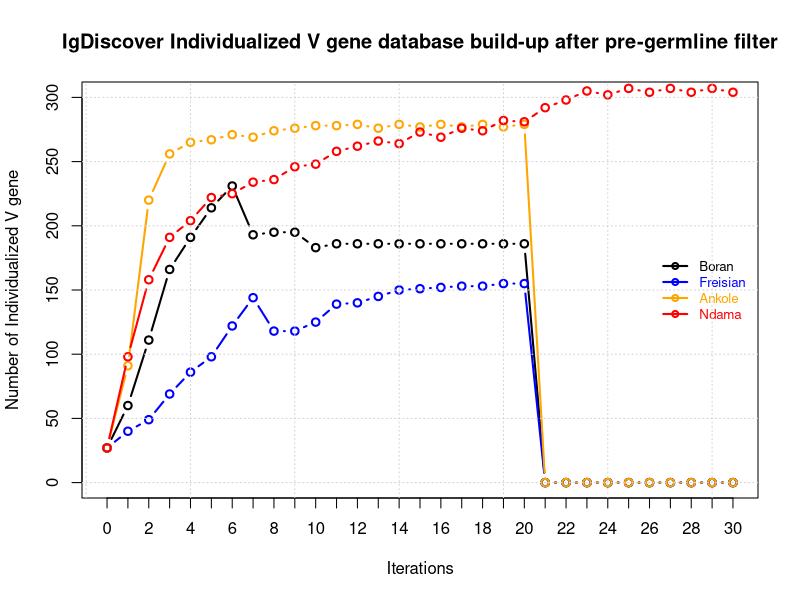
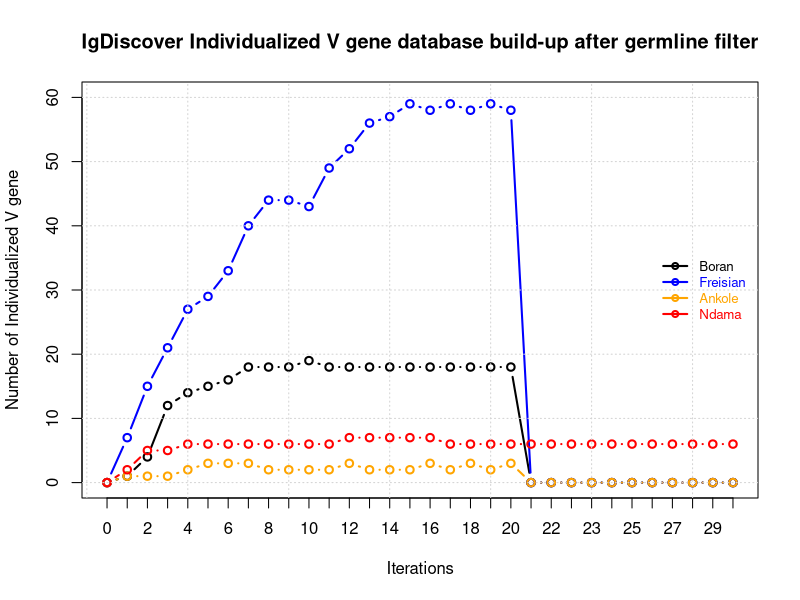

Source code (R) for these figures, in order:
#create a matrix of values of pre-germline filter 
rounds <- matrix(c(00, 27, 27, 27, 27, 01, 60, 40, 91,98, 02, 111, 49, 220, 158, 03, 166, 69, 256, 191, 04,
                   191, 86, 265, 204, 05, 214, 98, 267, 222, 06, 231, 122, 271, 225, 07, 193, 144, 269,
                   234, 08, 195, 118, 274, 236, 09, 195, 118, 276, 246, 10, 183, 125, 278, 248, 11, 186, 139, 278, 258,
                   12, 186, 140, 279, 262, 13, 186, 145, 276, 266, 14, 186, 150, 279, 264, 15, 186, 151, 277, 273,
                   16, 186, 152, 279, 269, 17, 186, 153, 277, 276, 18, 186, 153, 279, 274, 
                   19, 186, 155, 277, 282, 20, 186, 155, 279, 281, 21,0 ,0 ,0 , 292,
                   22,0 ,0 ,0 ,298, 23,0 ,0 ,0 ,305, 24, 0 ,0 ,0 ,302, 25, 0 ,0 ,0 ,307, 26
                   ,0 ,0 ,0 , 304, 27,0 ,0 ,0 ,307, 28,0 ,0 ,0 ,304, 29,0 ,0 ,0 ,307, 30,0 ,0 ,0 ,304), ncol = 5, byrow = T)

colnames(rounds) <- c("Iterations","Boran", "Freisian", "Ankole", "Ndama")
rounds_df <- as.data.frame(rounds)
tail(rounds_df)
# Draw a line graph 
plot(rounds_df$Boran, type = "b", lwd = 2, xaxt = "n", ylim = c(0,300), color = "black", 
     xlab = "Iterations", ylab = "Number of Individualized V gene", main = "IgDiscover Individualized V gene database build-up after pre-germline filter")
axis(1, at=1:length(rounds_df$Iterations), labels = rounds_df$Iterations)
lines(rounds_df$Freisian, col = "blue",  type = "b",lwd = 2)
lines(rounds_df$Ankole, col = "orange",  type = "b",lwd = 2)
lines(rounds_df$Ndama, col = "red",  type = "b",lwd = 2)
legend("right", legend = c("Boran", "Freisian", "Ankole", "Ndama"), lty = 1, lwd = 2, 
       pch = 21, col = c("black", "blue", "orange", "red"), ncol = 1, bty = "n", cex = 0.8,
       text.col =  c("black", "blue", "orange", "red"), inset = 0.01, horiz = F)
grid()


#create a matrix of values of germline filter 

germline_rounds <- matrix(c(0,0,0,0,0,1,1,7,1,2,2,4,15,1,5,3,12,21,1,5,4,14,27,2,6,5,15,29,3,6,
                            6,16,33,3,6,7,18,40,3,6,8,18,44,2,6,9,18,44,2,6,10,19,43,2,6,11,18,49,2,6,
                            12,18,52,3,7,13,18,56,2,7,14,18,57,2,7,15,18,59,2,7,16,18,58,3,7,
                            17,18,59,2,6,18,18,58,3,6,19,18,59,2,6,20,18,58,3,6,21,0,0,0,6,22,0,0,0,6,
                            22,0,0,0,6,23,0,0,0,6,24,0,0,0,6,25,0,0,0,6,26,0,0,0,6,27,0,0,0,6,28,0,0,0,6,
                            29,0,0,0,6,30,0,0,0,6), ncol = 5, byrow = T)

colnames(germline_rounds) <- c("Iterations","Boran", "Freisian", "Ankole", "Ndama")
germline_rounds_df <- as.data.frame(germline_rounds)
tail(germline_rounds_df)
# Draw a line graph 
plot(germline_rounds_df$Boran, type = "b", lwd = 2, xaxt = "n", ylim = c(0,60), color = "black", 
     xlab = "Iterations", ylab = "Number of Individualized V gene", main = "IgDiscover Individualized V gene database build-up after germline filter")
axis(1, at=1:length(germline_rounds_df$Iterations), labels = germline_rounds_df$Iterations)
lines(germline_rounds_df$Freisian, col = "blue",  type = "b",lwd = 2)
lines(germline_rounds_df$Ankole, col = "orange",  type = "b",lwd = 2)
lines(germline_rounds_df$Ndama, col = "red",  type = "b",lwd = 2)
legend("right", legend = c("Boran", "Freisian", "Ankole", "Ndama"), lty = 1, lwd = 2, 
       pch = 21, col = c("black", "blue", "orange", "red"), ncol = 1, bty = "n", cex = 0.8,
       text.col =  c("black", "blue", "orange", "red"), inset = 0.01, horiz = F)
grid()
